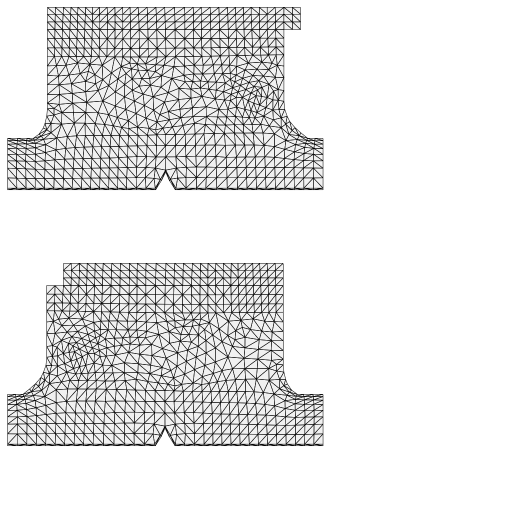
#> input picture blendermodels/shorts_retro_UVmap.png, 1024 x 1024 px (shown at 1/2 size)
$ python -i template.py   (imports and definitions only)
#> lines starting #> are read from the running program, lines starting #| are printed output that depends on the picture
from __future__ import annotations

from dataclasses import asdict, dataclass
import json
from pathlib import Path


PACKAGE_ROOT = Path(__file__).resolve().parent.parent
MASTER_TEMPLATE_IMAGE = PACKAGE_ROOT / "assets" / "templates" / "mastertemplate-jerseyretroU.png"
MASTER_TEMPLATE_ZONES = PACKAGE_ROOT / "assets" / "templates" / "mastertemplate-jerseyretroU.zones.json"
JERSEY_REGION_TEMPLATE_IMAGE = PACKAGE_ROOT / "assets" / "templates" / "jersey_region.template.png"
JERSEY_REGION_TEMPLATE_ZONES = PACKAGE_ROOT / "assets" / "templates" / "jersey_region.template.zones.json"
JERSEY_NORMAL_TEMPLATE_IMAGE = PACKAGE_ROOT / "assets" / "templates" / "jersey_normal.template.png"
JERSEY_UV_TEMPLATE_IMAGE = PACKAGE_ROOT / "assets" / "templates" / "mastertemplate-jerseyretroU.uv.png"
JERSEY_TEMPLATE_OPTIONS = {
    "Jersey color": (MASTER_TEMPLATE_IMAGE, MASTER_TEMPLATE_ZONES),
    "Jersey region": (JERSEY_REGION_TEMPLATE_IMAGE, JERSEY_REGION_TEMPLATE_ZONES),
    "Jersey normal": (JERSEY_NORMAL_TEMPLATE_IMAGE, MASTER_TEMPLATE_ZONES),
    "Jersey UV": (JERSEY_UV_TEMPLATE_IMAGE, MASTER_TEMPLATE_ZONES),
}
SHORTS_TEMPLATE_RETRO_IMAGE = PACKAGE_ROOT / "assets" / "templates" / "shortstemplate1.png"
SHORTS_TEMPLATE_RETRO_ZONES = PACKAGE_ROOT / "assets" / "templates" / "shortstemplate1.zones.json"
SHORTS_TEMPLATE_RETRO_UV_IMAGE = PACKAGE_ROOT / "assets" / "templates" / "shortstemplate1.uv.png"
SHORTS_TEMPLATE_MAP_OPTIONS = ("Shorts color", "Shorts UV")
SHORTS_TEMPLATE_OPTIONS = {
    "Retro shorts": (SHORTS_TEMPLATE_RETRO_IMAGE, SHORTS_TEMPLATE_RETRO_ZONES),
    "Classic shorts": (SHORTS_TEMPLATE_RETRO_IMAGE, SHORTS_TEMPLATE_RETRO_ZONES),
    "Modern shorts": (SHORTS_TEMPLATE_RETRO_IMAGE, SHORTS_TEMPLATE_RETRO_ZONES),
}


V1_COLOR_ZONE_PROFILE = {
    "left_side_panel": {
        "zone_type": "stripe",
        "color": "#1820c9",
        "rgb": (24, 32, 201),
        "tolerance": 4,
    },
    "right_side_panel": {
        "zone_type": "stripe",
        "color": "#c92918",
        "rgb": (201, 41, 24),
        "tolerance": 4,
    },
    "front_wordmark": {
        "zone_type": "wordmark",
        "color": "#000000",
        "rgb": (0, 0, 0),
        "tolerance": 4,
    },
    "collar_background": {
        "zone_type": "trim",
        "color": "#efad1e",
        "rgb": (239, 173, 30),
        "tolerance": 8,
    },
    "left_arm_hole_trim": {
        "zone_type": "trim",
        "color": "#12d7e3",
        "rgb": (18, 215, 227),
        "tolerance": 4,
    },
    "right_arm_hole_trim": {
        "zone_type": "trim",
        "color": "#12e32f",
        "rgb": (18, 227, 47),
        "tolerance": 4,
    },
    "collar_trim": {
        "zone_type": "trim",
        "color": "#cd12e3",
        "rgb": (205, 18, 227),
        "tolerance": 4,
    },
}

V3_COLOR_ZONE_PROFILE = {
    "front_jersey_base": {
        "zone_type": "base",
        "color": "#05ff05",
        "rgb": (5, 255, 5),
        "tolerance": 5,
        "mode": "largest_component",
    },
    "back_jersey_base": {
        "zone_type": "base",
        "color": "#05f0ff",
        "rgb": (5, 240, 255),
        "tolerance": 5,
        "mode": "components",
        "min_area": 10000,
    },
    "front_wordmark": {
        "zone_type": "wordmark",
        "color": "#000000",
        "rgb": (0, 0, 0),
        "tolerance": 4,
        "mode": "largest_component",
    },
    "left_side_panel": {
        "zone_type": "stripe",
        "color": "#1820c9",
        "rgb": (24, 32, 201),
        "tolerance": 4,
        "mode": "largest_component",
    },
    "right_side_panel": {
        "zone_type": "stripe",
        "color": "#c92918",
        "rgb": (201, 41, 24),
        "tolerance": 4,
        "mode": "largest_component",
    },
    "collar_background": {
        "zone_type": "trim",
        "color": "#efad1e",
        "rgb": (239, 173, 30),
        "tolerance": 8,
        "mode": "bbox",
    },
    "left_arm_hole_trim": {
        "zone_type": "trim",
        "color": "#12d7e3",
        "rgb": (18, 215, 227),
        "tolerance": 4,
        "mode": "bbox",
    },
    "right_arm_hole_trim": {
        "zone_type": "trim",
        "color": "#12e32f",
        "rgb": (18, 227, 47),
        "tolerance": 4,
        "mode": "bbox",
    },
    "collar_trim": {
        "zone_type": "trim",
        "color": "#cd12e3",
        "rgb": (205, 18, 227),
        "tolerance": 4,
        "mode": "bbox",
    },
}


@dataclass(frozen=True)
class TemplateZone:
    name: str
    zone_type: str
    x: int
    y: int
    width: int
    height: int
    color: str
    layer: int = 0


@dataclass(frozen=True)
class JerseyTemplate:
    image_path: str
    zones: tuple[TemplateZone, ...]


# [12 lines left out: functions save_template, load_template, not called in this run]


def detect_v1_color_zones(image_path: Path) -> list[TemplateZone]:
    return _detect_color_zones(image_path, V1_COLOR_ZONE_PROFILE)


def detect_v3_color_zones(image_path: Path) -> list[TemplateZone]:
    zones = _detect_color_zones(image_path, V3_COLOR_ZONE_PROFILE)
    return _split_v3_back_around_front(zones)


# [19 lines left out: function find_hex_color_zone_bbox, not called in this run]


def create_uv_overlay_from_template(
    image_path: Path,
    output_path: Path,
    *,
    contrast_threshold: int = 14,
) -> None:
#> called with image_path = '../blendermodels/shorts_retro_UVmap.png', output_path = 'out.png', contrast_threshold = 14
    try:
        from PIL import Image, ImageChops, ImageFilter
    except ImportError as exc:
        raise RuntimeError("UV map creation requires Pillow.") from exc

    with Image.open(image_path) as opened:
#> opened is the input picture: PIL image 1024x1024 RGBA; mean R, G, B, A 52.1, 52.1, 52.1, 40.1
        image = opened.convert("RGBA")

    alpha = image.getchannel("A")
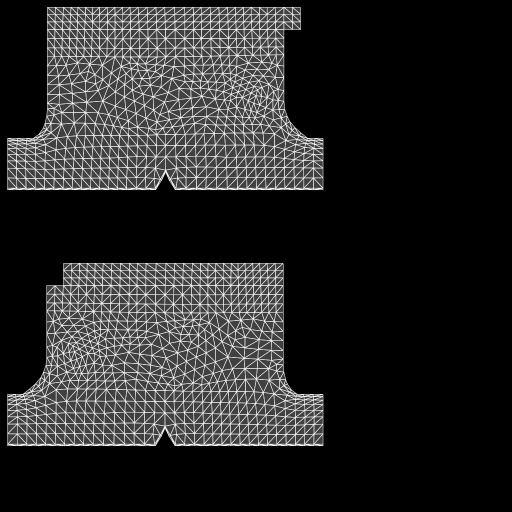
#> alpha: PIL image 1024x1024 L (shown at 1/2 size); min 0, max 255, mean 40.1
    grayscale = image.convert("L")
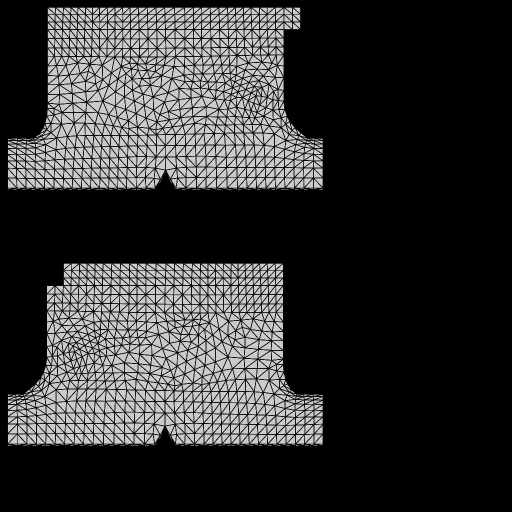
#> grayscale: PIL image 1024x1024 L (shown at 1/2 size); min 0, max 203, mean 52.1
    local_average = grayscale.filter(ImageFilter.GaussianBlur(radius=3))
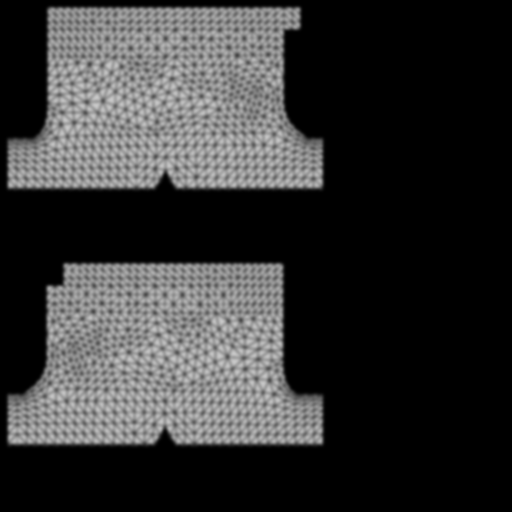
#> local_average: PIL image 1024x1024 L (shown at 1/2 size); min 0, max 201, mean 52.1
    darker_than_area = ImageChops.subtract(local_average, grayscale)
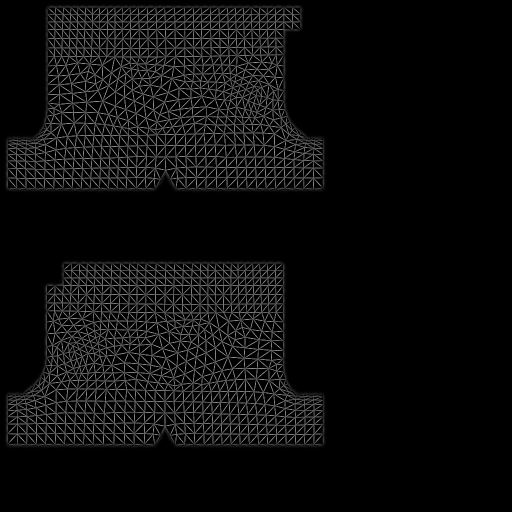
#> darker_than_area: PIL image 1024x1024 L (shown at 1/2 size); min 0, max 174, mean 12.5
    mask = darker_than_area.point(
        lambda value: 0 if value < contrast_threshold else min(220, (value - contrast_threshold) * 8)
    )
    mask = ImageChops.multiply(mask, alpha)
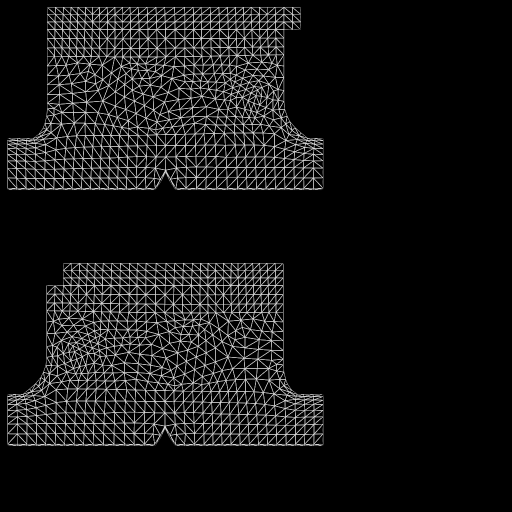
#> mask: PIL image 1024x1024 L (shown at 1/2 size); min 0, max 220, mean 20.3
    mask = mask.filter(ImageFilter.MaxFilter(size=3))
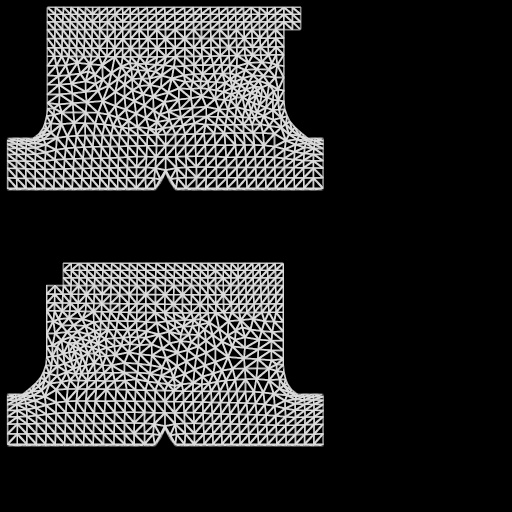
#> mask: PIL image 1024x1024 L (shown at 1/2 size); min 0, max 220, mean 47.3
    overlay = Image.new("RGBA", image.size, (0, 0, 0, 0))
#> overlay: PIL image 1024x1024 RGBA; every value is 0
    overlay.putalpha(mask)
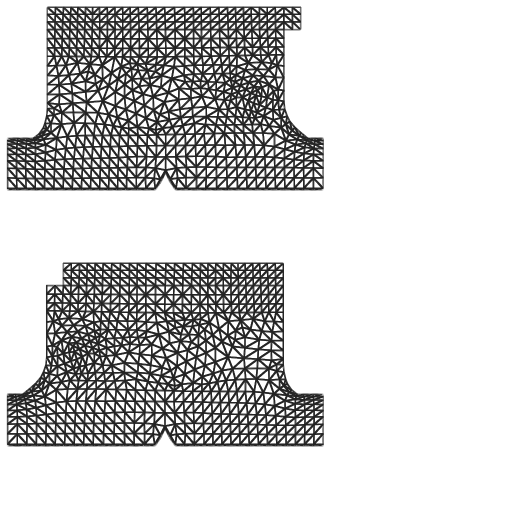
#> overlay: PIL image 1024x1024 RGBA (shown at 1/2 size); mean R, G, B, A 0, 0, 0, 47.3; transparent parts drawn white
#> (the run stopped early here; a loop or call above may not have finished)
